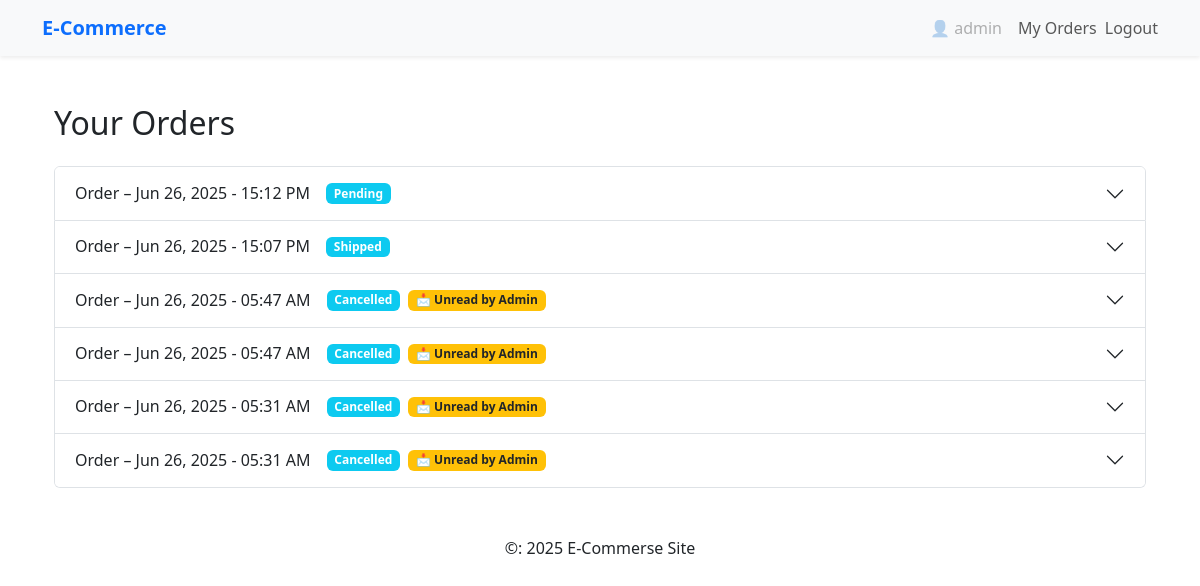
Page /orders/ (signed in) on the committed database.
### store/models.py (models this page shows, shortened)
class Order(models.Model):
    STATUS_CHOICES = [
        ('Pending', 'Pending'),
        ('Processing', 'Processing'),
        ('Shipped', 'Shipped'),
        ('Delivered', 'Delivered'),
        ('Cancelled', 'Cancelled'),
    ]
    user = models.ForeignKey(User, on_delete=models.SET_NULL, null=True, blank=True)
    date_ordered = models.DateTimeField(auto_now_add=True)
    complete = models.BooleanField(default=False)
    status = models.CharField(max_length=20, choices=STATUS_CHOICES, default='Pending')
    is_seen_by_admin = models.BooleanField(default=False)
    def get_total_price(self):
        return sum(item.get_total_price() for item in self.ordereditem_set.all())
    def is_cancellable(self):
        return self.status in ['Pending', 'Processing']

### store/views.py (the view)
# urls.py: path('orders/', views.order_history, name='order-history'),
@login_required
def order_history(request):
    orders = Order.objects.filter(user=request.user).order_by('-date_ordered')
    return render(request, 'store/order_history.html', {'orders': orders})

### store/models.py (called while the page is built)
    def get_total_price(self):
        return self.product.price * self.quantity if self.product else 0

### templates/store/order_history.html (shortened to what this page needs)
{% extends 'base.html' %}
{% block content %}
<div class="container my-5">
    <h2 class="mb-4">Your Orders</h2>
    {% if orders %}
        <div class="accordion" id="ordersAccordion">
            {% for order in orders %}
                <div class="accordion-item">
                    <h2 class="accordion-header" id="heading{{ order.id }}">
                        <button class="accordion-button collapsed" type="button" data-bs-toggle="collapse" data-bs-target="#collapse{{ order.id }}" aria-expanded="false" aria-controls="collapse{{ order.id }}">
                            Order  – {{ order.date_ordered|date:"M d, Y - H:i A" }}
                            <span class="badge bg-{{ order.status|lower|yesno:'info,success,warning,danger,secondary' }} ms-3">
                                {{ order.status }}
                            </span>
                            {% if not order.is_seen_by_admin %}
                                <span class="badge bg-warning text-dark ms-2">📩 Unread by Admin</span>
                            {% endif %}
                        </button>
                    </h2>
                </div>
            {% endfor %}
        </div>
    {% else %}
        <div class="alert alert-info mt-4" role="alert">
            You have no past orders.
        </div>
    {% endif %}
</div>
{% endblock %}

### templates/includes/navbar.html (shortened to what this page needs)
<nav class="navbar navbar-expand-lg navbar-light bg-light shadow-sm">
  <div class="container">
    <a class="navbar-brand fw-bold text-primary" href="/">E-Commerce</a>
    <div class="collapse navbar-collapse" id="mainNavbar">
      <ul class="navbar-nav ms-auto">
        {% if user.is_authenticated %}
          <li class="nav-item">
            <a href="#" class="nav-link disabled">👤 {{ user.username }}</a>
          </li>
          <li class="nav-item">
            <a href="{% url 'order-history' %}" class="nav-link">My Orders</a>
          </li>
          <li class="nav-item d-flex align-items-center">
            <form action="{% url 'logout' %}" method="post" class="m-0">
              <button type="submit" class="btn btn-link nav-link p-0" style="border: none;">Logout</button>
            </form>
          </li>
        {% endif %}
      </ul>
    </div>
  </div>
</nav>

### rows in the picture
Order: date_ordered "Jun 26, 2025 - 15:12 PM", status "Pending"
Order: date_ordered "Jun 26, 2025 - 15:07 PM", status "Shipped"
Order: date_ordered "Jun 26, 2025 - 05:47 AM", status "Cancelled", is_seen_by_admin "📩 Unread by Admin"
Order: date_ordered "Jun 26, 2025 - 05:47 AM", status "Cancelled", is_seen_by_admin "📩 Unread by Admin"
Order: date_ordered "Jun 26, 2025 - 05:31 AM", status "Cancelled", is_seen_by_admin "📩 Unread by Admin"
Order: date_ordered "Jun 26, 2025 - 05:31 AM", status "Cancelled", is_seen_by_admin "📩 Unread by Admin"

### other values in the picture
{{ user.username }} "admin"
